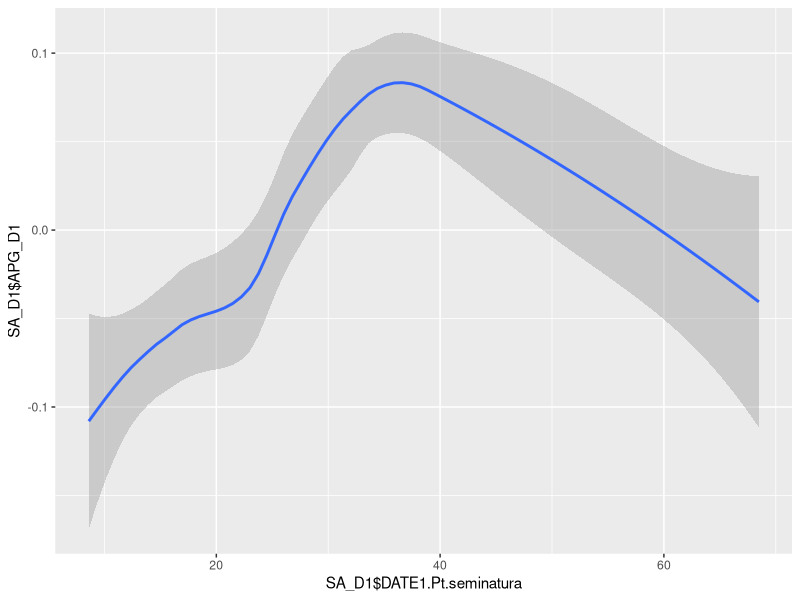

Write R code to recreate this figure. (Note: this script raises an error after producing the figure.)
#import data file
library(readr)
Data1 <- read.table("Project data.csv", header = TRUE, dec = ",", sep = ";")
View(Data1)
str(Data1)
summary(Data1)

#check variables name
names(Data1)

#remove variables that we dont need: plot_ID, Treatment, Field_Mgmt and crop type
Variables <- names(Data1)[c(-1,-2, -11, -13, -14)]
Data2 <- Data1[Variables]
Data2 <- data.frame(Data2)

Data2$plant_ID <- paste(Data2$Treatment, Data2$Plant, sep = "_") # created a new variable called plant_ID that is highly specific (plant number)
unique(Data2$plant_ID)
Data2 <- Data2[Data2$BUFF_DIST == "100",] #selecting in Data 2 all the rows with buff = 100
View(Data2)


###dataframe for sampling date1 
DATE1 <- Data2[Data2$Date == "1", ]
summary(DATE1)
View(DATE1)

#calculate the aphids population growth at date1
logNaphids_D1 <- log(DATE1$aphid_live + 1) - log(DATE1$aphidsinoculated_init + 1) 
APG_D1 <- logNaphids_D1/10


####dataframe for sampling date2
DATE2 <- Data2[Data2$Date == "2", ]
summary(DATE2)
View(DATE2)

#calculate the aphids population growth at date2
logNaphids_D2 <- log(mean(DATE2$aphid_live) + 1) - log(mean(DATE2$aphidsinoculated_init) + 1) 
APG_D2 <- logNaphids_D2/10


###dataframe for sampling date3
DATE3 <- Data2[Data2$Date == "3", ]
summary(DATE3)
View(DATE3)

#calculate the aphids population growth at date3
logNaphids_D3 <- log(mean(DATE3$aphid_live) + 1) - log(mean(DATE3$aphidsinoculated_init) + 1) 
APG_D3 <- logNaphids_D3/10

#Package that we use
#Aphid population growth was modelled using a linear mixed model
#install.packages("nlme")
library(nlme)
#install.packages("lme4")
library(lme4)

#dataframe for seminatural habitat and aphids population growth at date1 
SA_D1 <- data.frame(DATE1$Pt.seminatura, APG_D1)
View(SA_D1)

#barplot for % Seminatural habitat and APhid population growth
library(ggplot2)
ggplot(SA_D1, 
       aes(x = SA_D1$DATE1.Pt.seminatura, y = SA_D1$APG_D1)) +
                  geom_smooth() 
     

#lmer for plot (not yet, trying)
lmer(SA_D1$DATE1.Pt.seminatura~ SA_D1$APG_D1, data = SA_D1)

